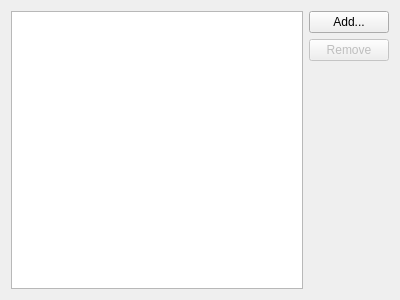
<?xml version="1.0" encoding="UTF-8"?>
<ui version="4.0">
 <class>Asn1Acn::Internal::OptionsPages::LibrariesOptionsPage</class>
 <widget class="QWidget" name="Asn1Acn::Internal::OptionsPages::LibrariesOptionsPage">
  <property name="geometry">
   <rect>
    <x>0</x>
    <y>0</y>
    <width>400</width>
    <height>300</height>
   </rect>
  </property>
  <property name="windowTitle">
   <string>Form</string>
  </property>
  <layout class="QHBoxLayout" name="horizontalLayout">
   <item>
    <widget class="QTreeView" name="treeView"/>
   </item>
   <item>
    <layout class="QVBoxLayout" name="verticalLayout">
     <item>
      <widget class="QPushButton" name="addButton">
       <property name="text">
        <string>Add...</string>
       </property>
      </widget>
     </item>
     <item>
      <widget class="QPushButton" name="removeButton">
       <property name="enabled">
        <bool>false</bool>
       </property>
       <property name="text">
        <string>Remove</string>
       </property>
      </widget>
     </item>
     <item>
      <spacer name="horizontalSpacer">
       <property name="orientation">
        <enum>Qt::Horizontal</enum>
       </property>
       <property name="sizeType">
        <enum>QSizePolicy::Minimum</enum>
       </property>
       <property name="sizeHint" stdset="0">
        <size>
         <width>10</width>
         <height>20</height>
        </size>
       </property>
      </spacer>
     </item>
     <item>
      <spacer name="verticalSpacer">
       <property name="orientation">
        <enum>Qt::Vertical</enum>
       </property>
       <property name="sizeHint" stdset="0">
        <size>
         <width>20</width>
         <height>40</height>
        </size>
       </property>
      </spacer>
     </item>
    </layout>
   </item>
  </layout>
 </widget>
 <resources/>
 <connections/>
</ui>
